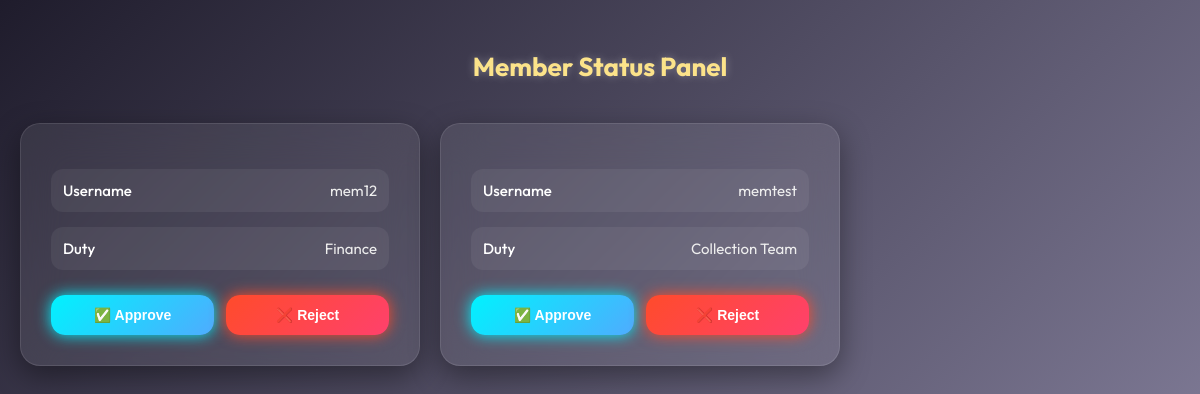
The app's page /convenier/pending_requests/ (signed in), older data.
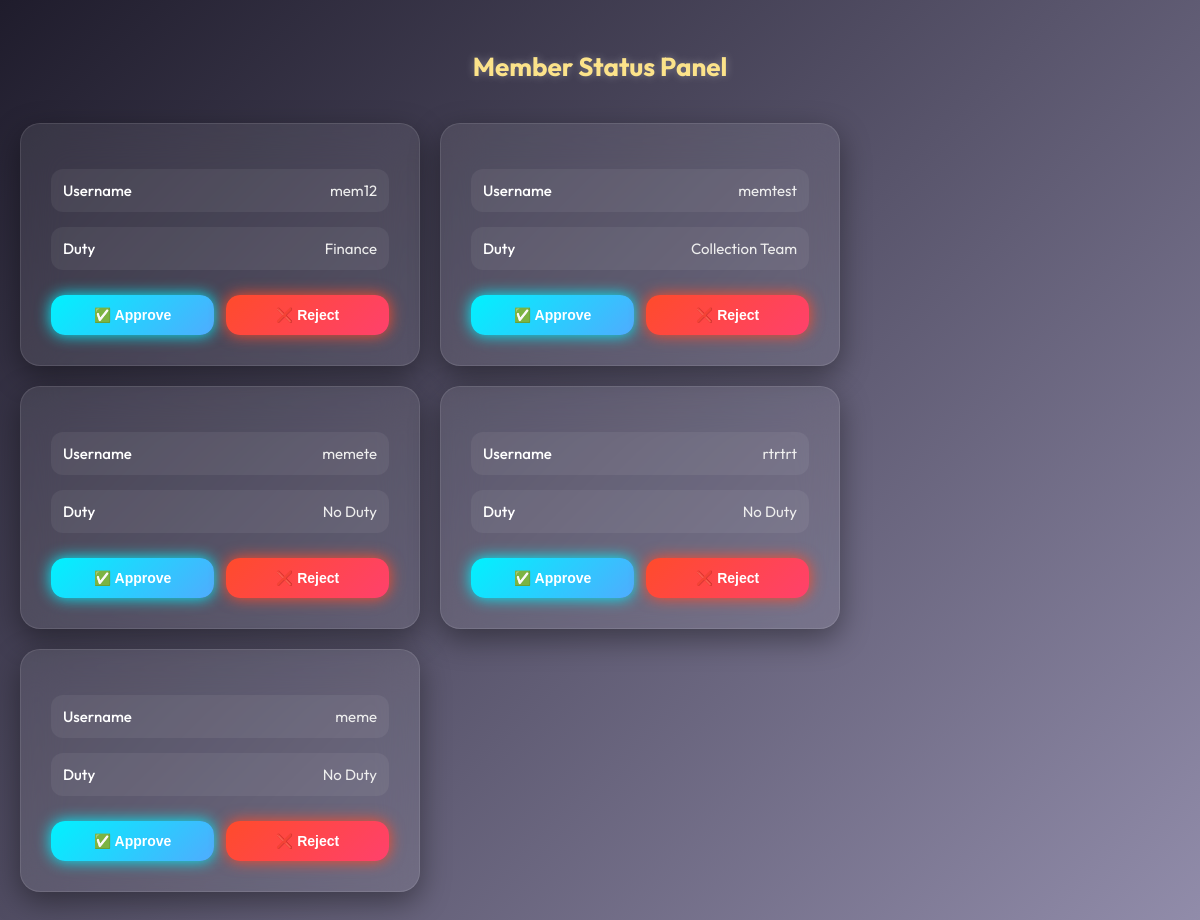
The same page, newer data.
### convenier/models.py (models this page shows, shortened)
class pendingMemberAddRequest(models.Model):
    user=models.OneToOneField(User,on_delete=models.CASCADE)
    isApproved=models.BooleanField(default=False)
    isPending=models.BooleanField(default=False)
    reason=models.CharField(max_length=255,null=True,blank=True)

### members/models.py (models this page shows, shortened)
class memberRegistration(models.Model):
    DEPARTMENT_CHOICES = (
        ("bba", "BBA"),
        ("bca", "BCA"),
        ("bsc_cs", "BSc CS"),
        ("bcom_tax", "BCom Tax"),
        ("ttm", "TTM"),
        ("bcom_ca_and_finance", "BCom CA and Finance"),
        ("bcom_co_operation", "BCom Co-operation"),
        ("ba_literature", "BA Literature"),
        ("ba_communicative_english", "BA Communicative English"),
        ("ba_journalism", "BA Journalism"),
        ("electronics", "Electronics"),
        ("bsw", "BSW"),
    )
    YEAR_CHOICES = (
        ("First Year", "First Year"),
        ("Second Year", "Second Year"),
        ("Third Year", "Third Year"),
        ("Fourth Year", "Fourth Year"),
    )
    DUTY_CHOICES = (
        ("No Duty", "No Duty"),
        ("Finance", "Finance"),
        ("Collection Team", "Collection Team"),
        ("Event Organizers", "Event Organizers"),  # Fixed typo
        ("Team Controller", "Team Controller"),
    )
    user = models.OneToOneField(User, on_delete=models.CASCADE)
    adno = models.CharField(max_length=255)
    department = models.CharField(max_length=50, choices=DEPARTMENT_CHOICES)
    batch = models.CharField(max_length=10)
    current_year = models.CharField(max_length=15, choices=YEAR_CHOICES)
    duty = models.CharField(max_length=50, choices=DUTY_CHOICES, default="No Duty")

### convenier/views.py (the view)
# urls.py: path("pending_requests/",views.pendingRequests,name="pending_requests"),
@login_required(login_url="/users/login")
def pendingRequests(req):
    if not req.user.userprofile.role == "convenier":
        return HttpResponseRedirect("/")
    r=pendingMemberAddRequest.objects.filter(isPending=True)
    cntx={
        "pending_requests":r,
        "pending_request_count":r.count()
    }
    return render(req,"convenier/pending_requests.html",context=cntx)

### templates/convenier/pending_requests.html (shortened to what this page needs)
<!DOCTYPE html>
<html lang="en">
    {% load static %}
<head>
</head>
<body>
  <h2>Member Status Panel</h2>
<section>
    {% if pending_requests %}
        {% for i in pending_requests%}
            <div class="glass-card">
                <div class="info-row">
                <div class="label">Username</div>
                <div class="value">{{ i.user.username }}</div>
                </div>
                <div class="info-row">
                <div class="label">Duty</div>
                <div class="value">{{ i.user.memberregistration.duty }}</div>
                </div>
                <div class="button-group">
                    <button type="button" class="btn btn-approve" onclick="approveMember(this)" data-userid="{{i.user.id}}">✅ Approve</button>
                    <button type="button" onclick="openModal(this)" data-userid="{{i.user.id}}" class="btn btn-reject">❌ Reject</button>
                </div>
            </div>
            {% endfor %}
    {% else %}
        <div class="glass-card">
            <h2>No pending requests</h2>
        </div>
    {% endif %}
</section>
</body>
</html>

Row changes from the older to the newer data that the page shows:
added pendingMemberAddRequest: user.username "memete", user.memberregistration.duty "No Duty"
added pendingMemberAddRequest: user.username "rtrtrt", user.memberregistration.duty "No Duty"
added pendingMemberAddRequest: user.username "meme", user.memberregistration.duty "No Duty"
